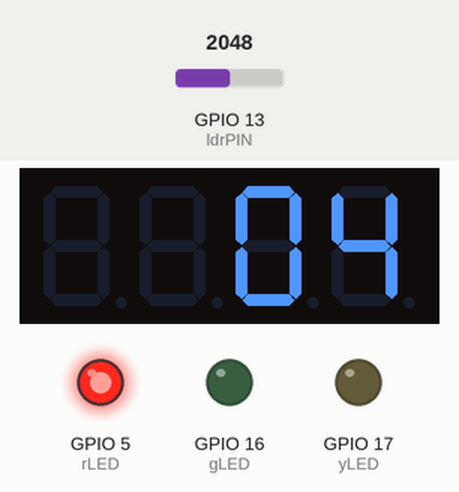
The program below on a simulated ESP32. Parts: 4-digit seven-segment display, output pins drawn as LEDs (lit = HIGH). Dashed ring = blinking. The inputs (shaded band) are chosen by the test bench; at power-on: GPIO 13 (ldrPIN) = 2048. What the program prints to the serial monitor is not drawn.

Above: at 1.6 s.
1.7 s: GPIO 13 (ldrPIN) set to 1050
3.5 s: GPIO 13 (ldrPIN) set to 968
At 3.9 s:
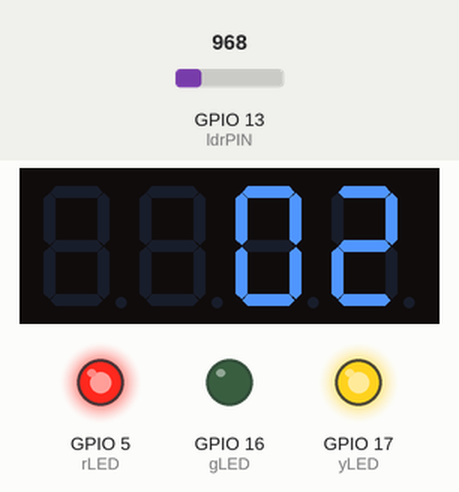
6.5 s: GPIO 13 (ldrPIN) set to 1040
At 7.3 s:
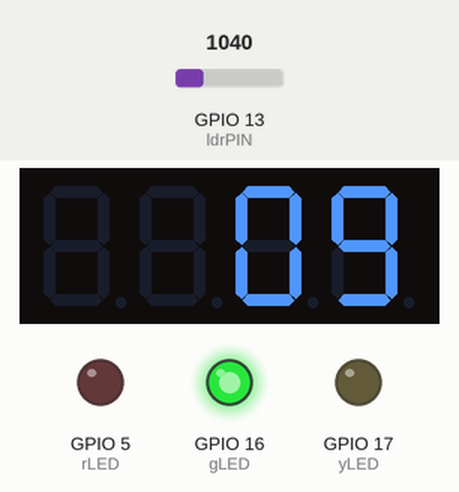
9.5 s: GPIO 13 (ldrPIN) set to 960
At 10.2 s:
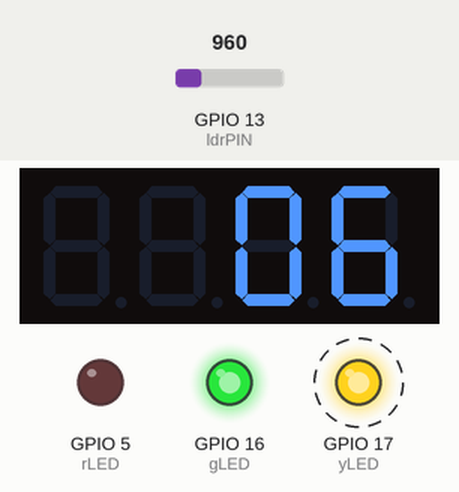
Timing chart, 0 to 13.5 s (numbered marks = the images above; inputs shaded):
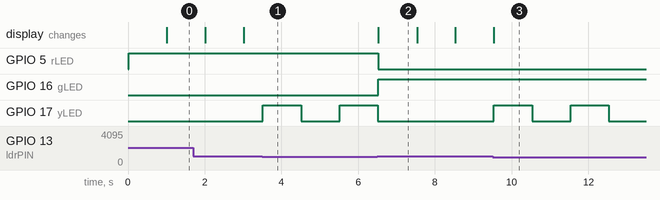

The program:

main.cpp
```cpp
#include <Arduino.h>
#include <TM1637Display.h>

// Định nghĩa chân,
#define rLED 5
#define yLED 17
#define gLED 16
#define CLK 15
#define DIO 2
#define ldrPIN 13

// Thời gian sáng của đèn (ms)
#define rTIME 5000   // 5 giây
#define yTIME 3000   // 3 giây
#define gTIME 10000  // 10 giây

// Biến toàn cục
unsigned long currentMillis = 0;
unsigned long ledTimeStart = 0;
unsigned long counterTime = 0;
int currentLED = rLED;
int tmCounter = rTIME / 1000;
const int darkThreshold = 1000;
bool darkMode = false;

TM1637Display display(CLK, DIO);

bool isReady(unsigned long &timer, uint32_t interval);
void handleTrafficLight();
void handleTrafficLightTM1637();
bool isDark();
void blinkYellowLED();

void setup() {
  Serial.begin(115200);

  // Cấu hình chân đầu ra
  pinMode(rLED, OUTPUT);
  pinMode(yLED, OUTPUT);
  pinMode(gLED, OUTPUT);
  pinMode(ldrPIN, INPUT);

  // Khởi tạo màn hình TM1637
  display.setBrightness(7);
  display.showNumberDec(tmCounter, true, 2, 2);

  // Khởi động đèn đỏ
  digitalWrite(yLED, LOW);
  digitalWrite(gLED, LOW);
  digitalWrite(rLED, HIGH);

  Serial.println("== START ==> Hệ thống điều khiển đèn giao thông đã khởi động!");
}

void loop() {
  currentMillis = millis();

  if (isDark()) {
    blinkYellowLED();
  } else {
    handleTrafficLightTM1637();
  }
}

// Hàm kiểm tra khoảng thời gian có trôi qua không
bool isReady(unsigned long &timer, uint32_t interval) {
  if (currentMillis - timer < interval) return false;
  timer = currentMillis;
  return true;
}

// Điều khiển đèn giao thông và cập nhật màn hình TM1637
void handleTrafficLightTM1637() {
  bool updateDisplay = false;

  switch (currentLED) {
    case rLED:
      if (isReady(ledTimeStart, rTIME)) {
        Serial.println("==> Chuyển sang ĐÈN XANH");
        digitalWrite(rLED, LOW);
        digitalWrite(gLED, HIGH);
        currentLED = gLED;
        tmCounter = gTIME / 1000;
        updateDisplay = true;
      }
      break;

    case gLED:
      if (isReady(ledTimeStart, gTIME)) {
        Serial.println("==> Chuyển sang ĐÈN VÀNG");
        digitalWrite(gLED, LOW);
        digitalWrite(yLED, HIGH);
        currentLED = yLED;
        tmCounter = yTIME / 1000;
        updateDisplay = true;
      }
      break;

    case yLED:
      if (isReady(ledTimeStart, yTIME)) {
        Serial.println("==> Chuyển sang ĐÈN ĐỎ");
        digitalWrite(yLED, LOW);
        digitalWrite(rLED, HIGH);
        currentLED = rLED;
        tmCounter = rTIME / 1000;
        updateDisplay = true;
      }
      break;
  }

  // Giảm bộ đếm giây và hiển thị trên TM1637
  if (isReady(counterTime, 1000)) {
    if (tmCounter > 0) tmCounter--;
    display.showNumberDec(tmCounter, true, 2, 2);
  }
}

// Kiểm tra điều kiện trời tối dựa trên cảm biến ánh sáng
bool isDark() {
  static unsigned long lastCheck = 0;

  if (!isReady(lastCheck, 100)) return darkMode; // Giảm tần suất đọc cảm biến

  int value = analogRead(ldrPIN);

  if (value < darkThreshold && !darkMode) {
    Serial.println("==> PHÁT HIỆN TRỜI TỐI! Chuyển sang chế độ nhấp nháy.");
    darkMode = true;
  }
  else if (value >= darkThreshold && darkMode) {
    Serial.println("==> PHÁT HIỆN TRỜI SÁNG! Quay lại chế độ đèn giao thông.");
    darkMode = false;
  }

  return darkMode;
}

// Chế độ nhấp nháy đèn vàng khi trời tối
void blinkYellowLED() {
  static unsigned long blinkStart = 0;
  static bool isOn = false;

  if (isReady(blinkStart, 1000)) {
    isOn = !isOn;
    digitalWrite(yLED, isOn ? HIGH : LOW);
    Serial.print("==> Đèn vàng ");
    Serial.println(isOn ? "BẬT" : "TẮT");
  }
}
```

Measured:
- the behaviour switches between 1000 and 999 on GPIO 13 (ldrPIN) (found by bisection; images 0 and 1)
- after the input at 3.5 s, GPIO 5 (rLED): stays HIGH (without the input it goes to LOW after 1.5 s); GPIO 16 (gLED): stays LOW (without the input it goes to HIGH after 1.5 s); GPIO 17 (yLED): LOW → HIGH at once, → LOW 1.0 s later, → HIGH 1.0 s later
- after the input at 6.5 s, GPIO 5 (rLED): HIGH → LOW at once; GPIO 16 (gLED): LOW → HIGH at once; GPIO 17 (yLED): goes on until 6.5 s, then stays LOW; the display: changes at once (image 2)
- after the input at 9.5 s, GPIO 17 (yLED): alternates HIGH for 1.0 s and LOW for 1.0 s, starting at once
